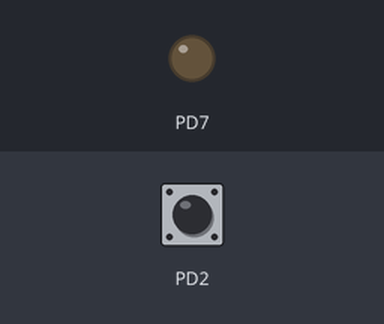
Recording of a program running on a simulated ATmega32, built with avr-gcc and emulated at 16 MHz (the files do not name the chip). On the bench: output pins drawn as LEDs (lit = HIGH). The inputs (shaded band) are chosen by the test bench; at power-on: PD2 LOW.

Above: at 1.2 s.
1.3 s: PD2 pulsed HIGH 5 times (0.12 s each, 0.3 s apart)
At 2.5 s:
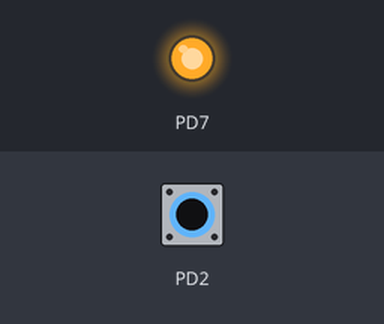
Timing chart, 0 to 4.5 s (numbered marks = the images above; inputs shaded):
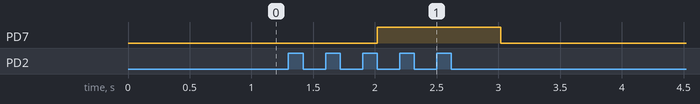

The program:

main.c
```c
/*
 * LAB 5.c
 *
 * Created: 7/23/2024 2:29:23 AM
 * Author : TAWFIK
 */

#include "avr/io.h"
#include "util/delay.h"
#include "avr/interrupt.h"

#define F_CPU 16000000
int main(void)
{
	//Global interrupt enable
	SREG |= 1<<7;

	//Interrupt enable for INT0
	GICR |= 1<<6;

	//Any logic change on INT0 will cause IQR
	MCUCR |= 0b01;

	//PORT configrations
	DDRD |= 1<<7;
	PORTD &= ~(1<<7);
    while (1)
    {
    }
}
ISR(INT0_vect)
{
	PORTD ^= 1<<7;
	_delay_ms(1000);
	PORTD ^= 1<<7;
	//Clear the interrup
	GIFR |= 1<<6;
}
```

Measured:
- after the input at 1.3 s, PD7: LOW → HIGH after 0.72 s, → LOW 1.0 s later
